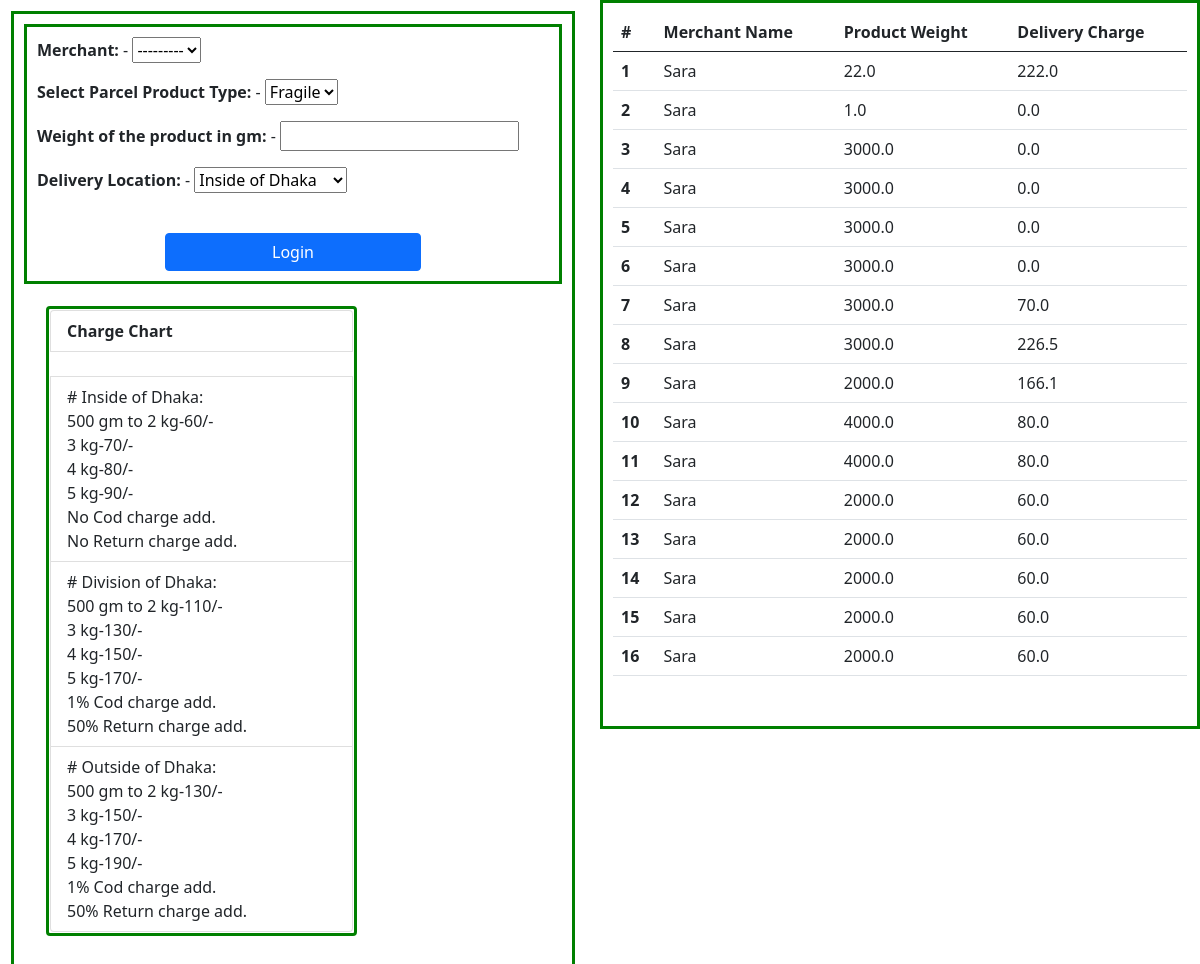
/order, run on the app's committed database.
### merchant/models.py (models this page shows)
class Order(models.Model):
    DELIVERY_LOCATION = (
        (0,'Inside of Dhaka'),
        (1,'Division of Dhaka'),
        (2,'Outside of Dhaka')
    )
    deliveryLocation = IntegerField(choices=DELIVERY_LOCATION)
    invoiceId = ForeignKey(MerchantInvoice, on_delete= models.CASCADE)
    weight = FloatField()
    charge = FloatField()

class MerchantInvoice(models.Model):
    merchantId = ForeignKey(Merchant, on_delete=models.CASCADE)

class Merchant(models.Model):
    name = CharField(max_length=22)
    def __str__(self):
        return self.name

### merchant/views.py (the view, shortened to what this page needs)
# urls.py: path('order',order, name='order')
@csrf_exempt
def order(request):
    orderForm = OrderForm()
    return render(request,"order.html",{'form':orderForm,'order':Order.objects.all()})

### merchant/forms.py
class OrderForm(forms.Form):
    PRODUCT_TYPE = (
        ('Fragile','Fragile'),
        ('Liquid','Liquid')
    )
    DELIVERY_LOCATION = (
        (0,'Inside of Dhaka'),
        (1,'Division of Dhaka'),
        (2,'Outside of Dhaka')
    )
    merchent = forms.ModelChoiceField(label='Merchant', queryset=Merchant.objects.all())
    parcelType= forms.CharField(label='Select Parcel Product Type', widget=forms.Select(choices=PRODUCT_TYPE))
    weight = forms.FloatField(label="Weight of the product in gm")
    deliveryLocation= forms.IntegerField(label='Delivery Location', widget=forms.Select(choices=DELIVERY_LOCATION))

### merchant/templates/order.html (shortened to what this page needs)
{% load static %}
<html>
<head>
    <link href="{% static 'bootstrap.min.css' %}" rel="stylesheet">
    <link href="{% static 'bootstrap.css' %}" rel="stylesheet">
</head>
<body>
    {% block content %}
        <form action="" method="post" style="float:left;margin:11px ;width: 47%;border: 3px solid green;padding: 10px;">
            <div style="width: 100%;border: 3px solid green;padding: 10px;">
                {% for field in form  %}
                    <div class="form-floating mb-3">
                        <b>{{ field.label_tag }}</b> - {{ field }}
                    </div>
                {% endfor %}
            <div class="d-grid gap-2 col-6 mx-auto">
                <input class="btn btn-primary" type="submit" value="Login">
            </div>
            </div>
            <ul class="list-group" style="width: 311px;margin: 22px;border: 3px solid green;padding: 1px;">
                <li class="list-group-item"><b>Charge Chart</b></li><br>
                <li class="list-group-item"># Inside of Dhaka:<br>
500 gm to 2 kg-60/-<br>
3 kg-70/-<br>
4 kg-80/-<br>
5 kg-90/-<br>
No Cod charge add.<br>No Return charge add.</li>
                <li class="list-group-item"># Division of Dhaka:<br>
500 gm to 2 kg-110/-<br>
3 kg-130/-<br>
4 kg-150/-<br>
5 kg-170/-<br>
1% Cod charge add.<br>
50% Return charge add.<br>
</li>
                <li class="list-group-item"># Outside of Dhaka:<br>
500 gm to 2 kg-130/-<br>
3 kg-150/-<br>
4 kg-170/-<br>
5 kg-190/-<br>
1% Cod charge add.<br>
50% Return charge add.<br>
</li>
            </ul>
        </form>
        <form style="float:right;margin: ;width: 50%;border: 3px solid green;padding: 10px;">
            <table class="table">
                <thead>
                    <tr>
                    <th scope="col">#</th>
                    <th scope="col">Merchant Name</th>
                    <th scope="col">Product Weight</th>
                    <th scope="col">Delivery Charge</th>
                    </tr>
                </thead>
                <tbody>
                {% for or in order  %}
                   <tr>
                        <th scope="row">{{forloop.counter}}</th>
                        <td>{{or.invoiceId.merchantId.name}}</td>
                        <td>{{or.weight}}</td>
                        <td>{{or.charge}}</td>
                    </tr>
                {% endfor %}
                </tbody>
            </table>
        </form>
     {% endblock %}
</body>
</html>

### data on the page
Order: invoiceId.merchantId.name "Sara", weight "22.0", charge "222.0"
Order: invoiceId.merchantId.name "Sara", weight "1.0", charge "0.0"
Order: invoiceId.merchantId.name "Sara", weight "3000.0", charge "0.0"
Order: invoiceId.merchantId.name "Sara", weight "3000.0", charge "0.0"
Order: invoiceId.merchantId.name "Sara", weight "3000.0", charge "0.0"
Order: invoiceId.merchantId.name "Sara", weight "3000.0", charge "0.0"
Order: invoiceId.merchantId.name "Sara", weight "3000.0", charge "70.0"
Order: invoiceId.merchantId.name "Sara", weight "3000.0", charge "226.5"
Order: invoiceId.merchantId.name "Sara", weight "2000.0", charge "166.1"
Order: invoiceId.merchantId.name "Sara", weight "4000.0", charge "80.0"
Order: invoiceId.merchantId.name "Sara", weight "4000.0", charge "80.0"
Order: invoiceId.merchantId.name "Sara", weight "2000.0", charge "60.0"
Order: invoiceId.merchantId.name "Sara", weight "2000.0", charge "60.0"
Order: invoiceId.merchantId.name "Sara", weight "2000.0", charge "60.0"
Order: invoiceId.merchantId.name "Sara", weight "2000.0", charge "60.0"
Order: invoiceId.merchantId.name "Sara", weight "2000.0", charge "60.0"

### other printed values
{{ field.label_tag }} "Merchant:" "Select Parcel Product Type:" "Weight of the product in gm:" "Delivery Location:"
